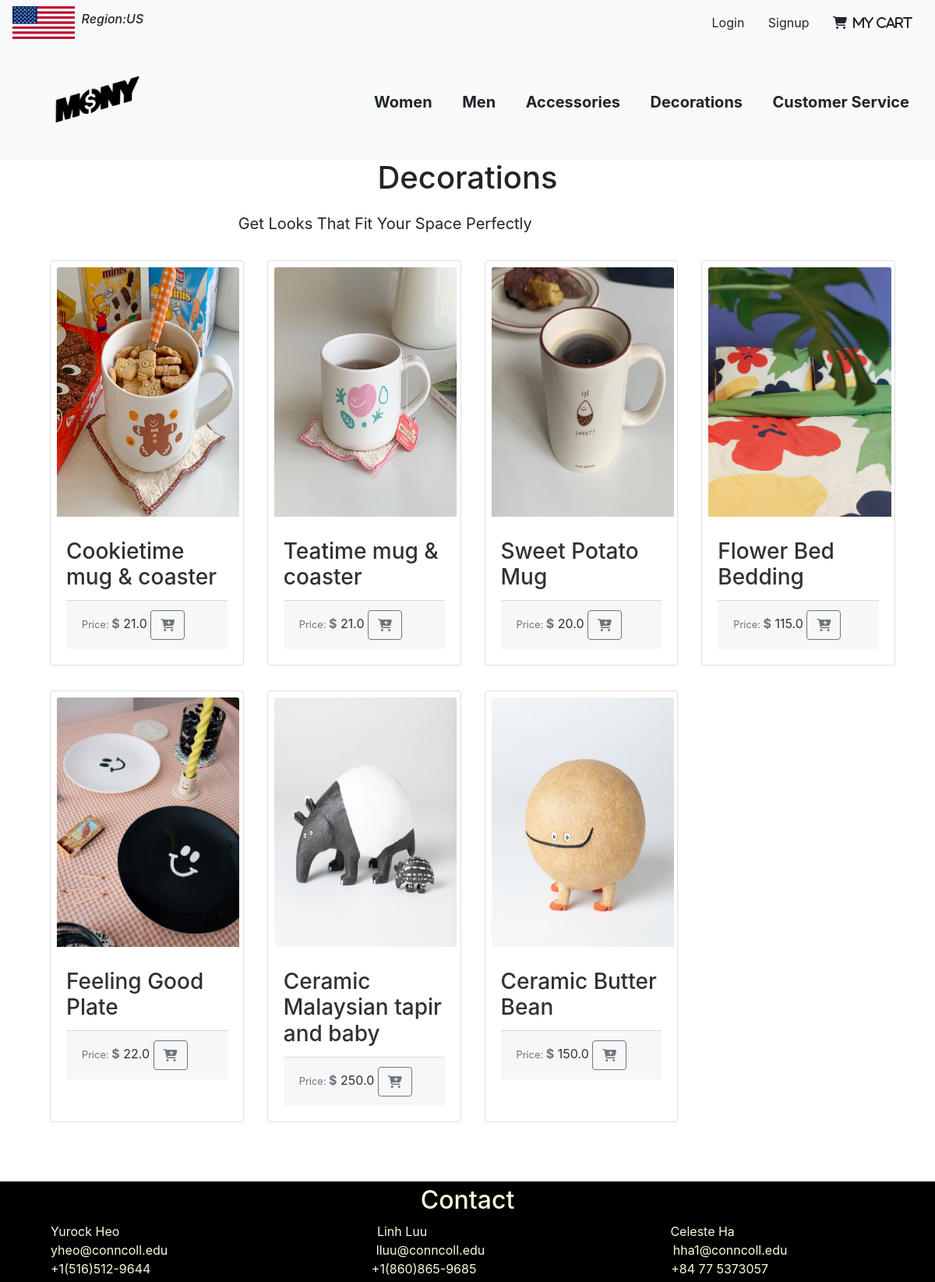
The app's page /decorations/ with its own data.
### products/models.py (models this page shows, shortened)
class Product(models.Model):
    item_name = models.CharField(max_length=100)
    item_image = models.ImageField(upload_to='static/images')
    item_description = models.TextField(max_length=500, blank = True)
    item_category = models.CharField(choices=CATEGORY_CHOICES, max_length=2)
    item_price = models.FloatField()
    def get_absolute_url(self):
        return reverse('products:product_details', args=[str(self.id)])
    def get_add_to_cart_url(self):
        return reverse("products:add_cart", args=[str(self.id)])

### products/views.py (the view)
# urls.py: path('decorations/', DecorationsPageView.as_view(), name='decorations'),
class DecorationsPageView(ListView):
    template_name = 'decorations.html'
    model = Product

### templates/decorations.html (shortened to what this page needs)
{% extends "base.html" %}
{% load static %}
{% block content %}
<h1 class="title">Decorations</h1>
<p class ="category_description">&nbspGet Looks That Fit Your Space Perfectly</p>
    <div class="container-product">
        <div class="row padding">
            {% for product in object_list reversed %}
            {% if product.item_category|stringformat:"s" == 'D'|stringformat:"s" %}
                <div class="col-xl-3 col-lg-4 col-md-5 col-xs-0 post-entry">
                    <a href="{{ product.get_absolute_url }}">
                        <div class="card h-100">
                            <img src="{{ product.item_image.url }}" class="card-img-top" alt="">
                            <div class="card-body">
                                <h3 class="card-title">{{ product.item_name }}</h3>
                                <div class="card-footer">
                                    <small class="text-muted">Price: <b style = 'font-size: medium;'>$</b></small> {{ product.item_price }}
                                    <a href="{{ product.get_add_to_cart_url }}" class="btn btn-outline-secondary ms-auto"><i class="fas fa-cart-plus"></i></a>
                                </div>
                                {% endif %}
                            </div>
                        </div>
                    </a>
                </div>
            {% endfor %}
{% endblock%}

### static/css/base.css (style rules this page uses)
html, body { margin: 0; height: 100%; width: 100%; overflow-x: hidden; }
a { color: rgb(49, 49, 49); }
.title { text-align: center; margin-bottom: 0.5em; }
.category_description { margin-left: auto; margin-right: auto; width:50%; font-style:normal; font-size: 20px; }
.post-entry { margin: 1em 0; }
.card-img-top { width: 95%; height: 20em; margin: 0.5em; }
.row { margin-right:100px ; }
.container-product { position: relative; left: 4em; }

### records on screen
Product: item_image (picture), item_name "Cookietime mug & coaster", item_price "21.0"
Product: item_image (picture), item_name "Teatime mug & coaster", item_price "21.0"
Product: item_image (picture), item_name "Sweet Potato Mug", item_price "20.0"
Product: item_image (picture), item_name "Flower Bed Bedding", item_price "115.0"
Product: item_image (picture), item_name "Feeling Good Plate", item_price "22.0"
Product: item_image (picture), item_name "Ceramic Malaysian tapir and baby", item_price "250.0"
Product: item_image (picture), item_name "Ceramic Butter Bean", item_price "150.0"
